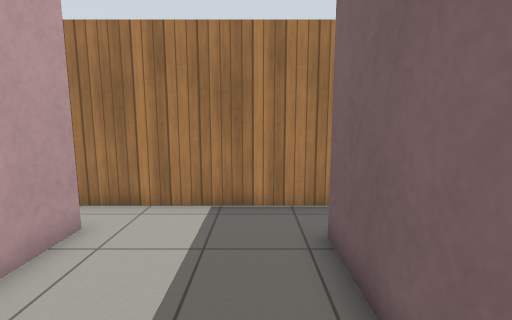
[1] (above)

12 first-person views from a walk through a world built for the Gazebo simulator. The camera is 1.2 m above the floor, tilts 8° down and sees 85° across. The floor is counted in squares, 0.5 m on a side. Each view is taken from the middle of a square. On the plan, view 1 faces up. The plan holds only what a view shows up to about 18 squares ahead; the rest is blank. Gazebo's built-in surfaces are drawn with simple patterns.

[2]
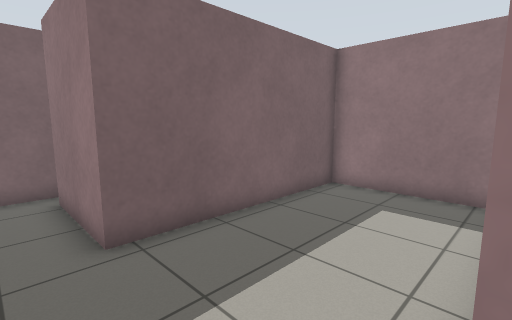

[3]
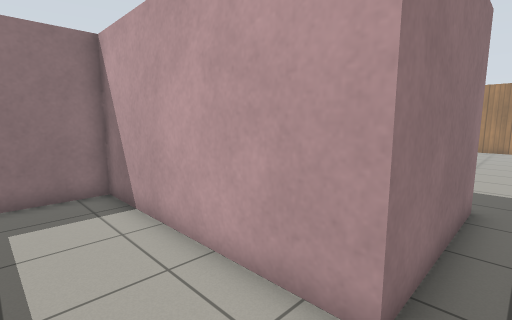

[4]
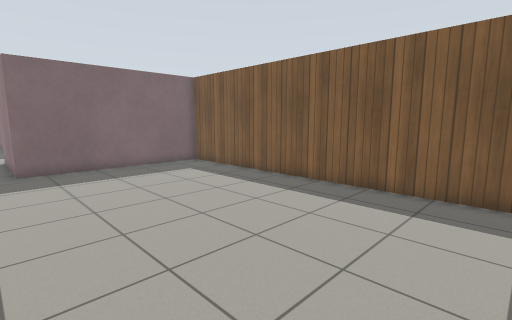

[5]
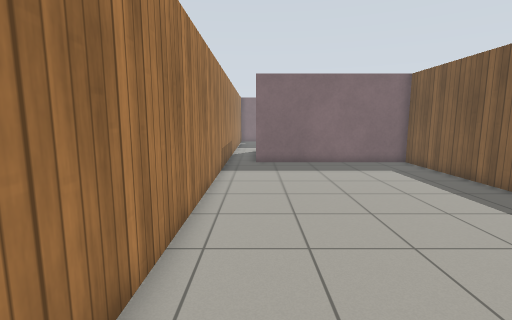

[6]
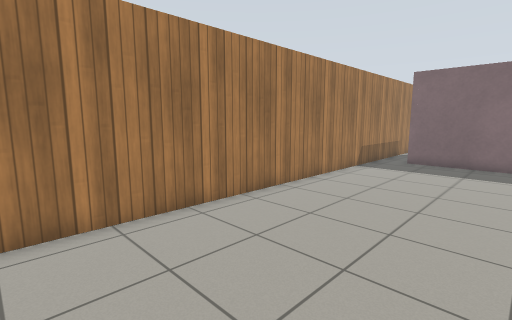

[7]
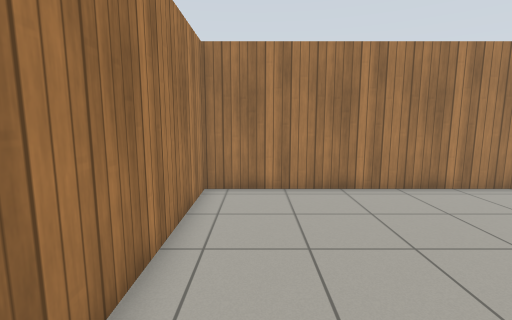

[8]
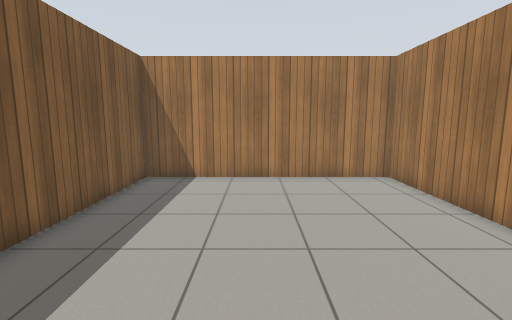

[9]
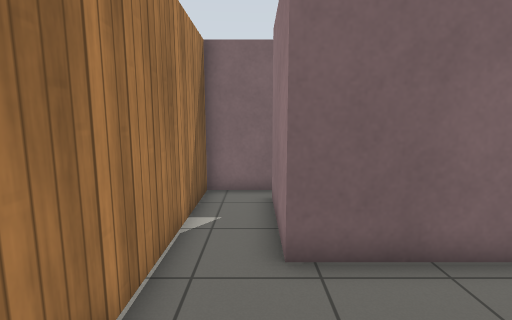

[10]
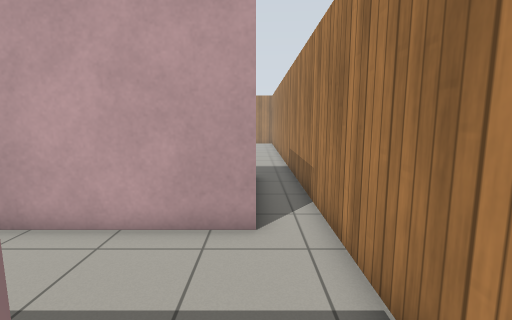

[11]
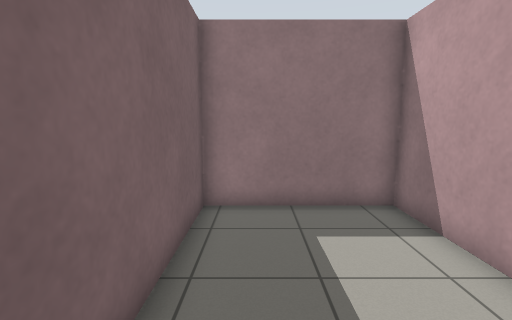

[12]
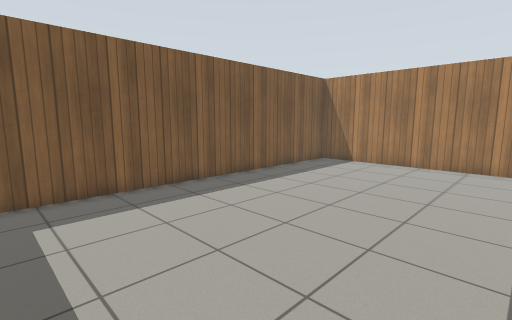

### Floor plan
Points are (right, up) in squares from view 1. A wall is a line through its corners. A room is listed if a view was taken in it or the views show most of it. See-through windows are left out.
Room 1 (views 1, 3, 9, 10, 11)
walls: (6.5, 5.2) (6.5, 7.7) (-3.4, 7.7); (-3.9, 6) (-3.9, -2.7) (1.5, -2.7) (1.5, 5.5) (5.5, 5.5)
ways out: opening at (-3, 7) to room 2
Room 2 (views 2, 4, 5, 6, 7, 8, 12)
walls: (-3.4, 7.7) (-27.8, 7.7) (-27.8, -2.7) (-9.9, -2.7) (-9.9, 6) (-3.9, 6)
ways out: opening at (-3, 7) to room 1

Positions as (right, up) in squares from view 1, and headings:
1: (0, 0), facing up
2: (-4, 7), facing down-right
3: (-1, 7), facing down-left
4: (-25, 7), facing down-right
5: (-26, 6), facing right
6: (-27, 1), facing up-right
7: (-26, -2), facing up
8: (-16, 2), facing left
9: (-3, 6), facing right
10: (2, 6), facing left
11: (0, 5), facing down
12: (-12, 7), facing down-left
